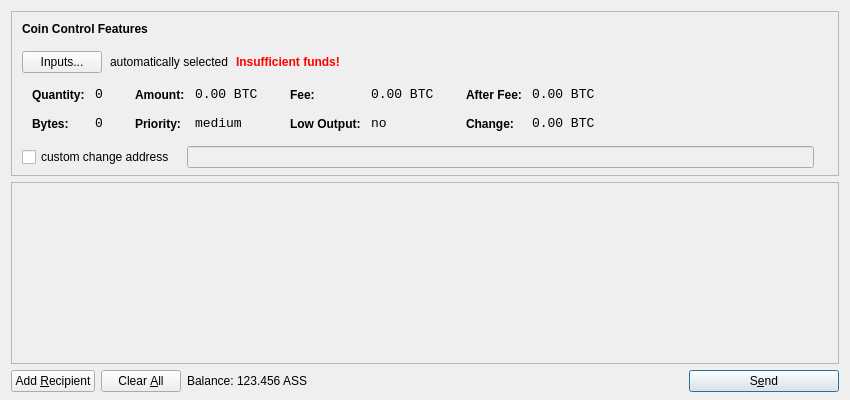
<?xml version="1.0" encoding="UTF-8"?>
<ui version="4.0">
 <class>SendCoinsDialog</class>
 <widget class="QDialog" name="SendCoinsDialog">
  <property name="geometry">
   <rect>
    <x>0</x>
    <y>0</y>
    <width>850</width>
    <height>400</height>
   </rect>
  </property>
  <property name="windowTitle">
   <string>Send Coins</string>
  </property>
  <layout class="QVBoxLayout" name="verticalLayout" stretch="0,1,0">
   <property name="bottomMargin">
    <number>8</number>
   </property>
   <item>
    <widget class="QFrame" name="frameCoinControl">
     <property name="sizePolicy">
      <sizepolicy hsizetype="Expanding" vsizetype="Expanding">
       <horstretch>0</horstretch>
       <verstretch>0</verstretch>
      </sizepolicy>
     </property>
     <property name="maximumSize">
      <size>
       <width>16777215</width>
       <height>16777215</height>
      </size>
     </property>
     <property name="frameShape">
      <enum>QFrame::StyledPanel</enum>
     </property>
     <property name="frameShadow">
      <enum>QFrame::Sunken</enum>
     </property>
     <layout class="QVBoxLayout" name="verticalLayoutCoinControl2">
      <property name="spacing">
       <number>-1</number>
      </property>
      <property name="leftMargin">
       <number>0</number>
      </property>
      <property name="topMargin">
       <number>0</number>
      </property>
      <property name="rightMargin">
       <number>0</number>
      </property>
      <property name="bottomMargin">
       <number>6</number>
      </property>
      <item>
       <layout class="QVBoxLayout" name="verticalLayoutCoinControl" stretch="0,0,0,0,1">
        <property name="spacing">
         <number>0</number>
        </property>
        <property name="leftMargin">
         <number>10</number>
        </property>
        <property name="topMargin">
         <number>10</number>
        </property>
        <item>
         <layout class="QHBoxLayout" name="horizontalLayoutCoinControl1">
          <property name="bottomMargin">
           <number>15</number>
          </property>
          <item>
           <widget class="QLabel" name="labelCoinControlFeatures">
            <property name="sizePolicy">
             <sizepolicy hsizetype="Preferred" vsizetype="Maximum">
              <horstretch>0</horstretch>
              <verstretch>0</verstretch>
             </sizepolicy>
            </property>
            <property name="font">
             <font>
              <weight>75</weight>
              <bold>true</bold>
             </font>
            </property>
            <property name="styleSheet">
             <string notr="true">font-weight:bold;</string>
            </property>
            <property name="text">
             <string>Coin Control Features</string>
            </property>
           </widget>
          </item>
         </layout>
        </item>
        <item>
         <layout class="QHBoxLayout" name="horizontalLayoutCoinControl2" stretch="0,0,0,0">
          <property name="spacing">
           <number>8</number>
          </property>
          <property name="bottomMargin">
           <number>10</number>
          </property>
          <item>
           <widget class="QPushButton" name="pushButtonCoinControl">
            <property name="styleSheet">
             <string notr="true"/>
            </property>
            <property name="text">
             <string>Inputs...</string>
            </property>
           </widget>
          </item>
          <item>
           <widget class="QLabel" name="labelCoinControlAutomaticallySelected">
            <property name="text">
             <string>automatically selected</string>
            </property>
            <property name="margin">
             <number>5</number>
            </property>
           </widget>
          </item>
          <item>
           <widget class="QLabel" name="labelCoinControlInsuffFunds">
            <property name="font">
             <font>
              <weight>75</weight>
              <bold>true</bold>
             </font>
            </property>
            <property name="styleSheet">
             <string notr="true">color:red;font-weight:bold;</string>
            </property>
            <property name="text">
             <string>Insufficient funds!</string>
            </property>
            <property name="margin">
             <number>5</number>
            </property>
           </widget>
          </item>
          <item>
           <spacer name="horizontalSpacerCoinControl">
            <property name="orientation">
             <enum>Qt::Horizontal</enum>
            </property>
            <property name="sizeHint" stdset="0">
             <size>
              <width>40</width>
              <height>1</height>
             </size>
            </property>
           </spacer>
          </item>
         </layout>
        </item>
        <item>
         <widget class="QWidget" name="widgetCoinControl" native="true">
          <property name="sizePolicy">
           <sizepolicy hsizetype="Preferred" vsizetype="Preferred">
            <horstretch>0</horstretch>
            <verstretch>0</verstretch>
           </sizepolicy>
          </property>
          <property name="minimumSize">
           <size>
            <width>0</width>
            <height>0</height>
           </size>
          </property>
          <property name="styleSheet">
           <string notr="true"/>
          </property>
          <layout class="QHBoxLayout" name="horizontalLayoutCoinControl5">
           <property name="margin">
            <number>0</number>
           </property>
           <item>
            <layout class="QHBoxLayout" name="horizontalLayoutCoinControl3" stretch="0,0,0,1">
             <property name="spacing">
              <number>20</number>
             </property>
             <property name="topMargin">
              <number>0</number>
             </property>
             <property name="bottomMargin">
              <number>10</number>
             </property>
             <item>
              <layout class="QFormLayout" name="formLayoutCoinControl1">
               <property name="horizontalSpacing">
                <number>10</number>
               </property>
               <property name="verticalSpacing">
                <number>14</number>
               </property>
               <property name="leftMargin">
                <number>10</number>
               </property>
               <property name="topMargin">
                <number>4</number>
               </property>
               <property name="rightMargin">
                <number>6</number>
               </property>
               <item row="0" column="0">
                <widget class="QLabel" name="labelCoinControlQuantityText">
                 <property name="styleSheet">
                  <string notr="true">font-weight:bold;</string>
                 </property>
                 <property name="text">
                  <string>Quantity:</string>
                 </property>
                 <property name="margin">
                  <number>0</number>
                 </property>
                </widget>
               </item>
               <item row="0" column="1">
                <widget class="QLabel" name="labelCoinControlQuantity">
                 <property name="font">
                  <font>
                   <family>Monospace</family>
                   <pointsize>10</pointsize>
                  </font>
                 </property>
                 <property name="cursor">
                  <cursorShape>IBeamCursor</cursorShape>
                 </property>
                 <property name="contextMenuPolicy">
                  <enum>Qt::ActionsContextMenu</enum>
                 </property>
                 <property name="text">
                  <string notr="true">0</string>
                 </property>
                 <property name="margin">
                  <number>0</number>
                 </property>
                 <property name="textInteractionFlags">
                  <set>Qt::LinksAccessibleByMouse|Qt::TextSelectableByKeyboard|Qt::TextSelectableByMouse</set>
                 </property>
                </widget>
               </item>
               <item row="1" column="0">
                <widget class="QLabel" name="labelCoinControlBytesText">
                 <property name="styleSheet">
                  <string notr="true">font-weight:bold;</string>
                 </property>
                 <property name="text">
                  <string>Bytes:</string>
                 </property>
                </widget>
               </item>
               <item row="1" column="1">
                <widget class="QLabel" name="labelCoinControlBytes">
                 <property name="font">
                  <font>
                   <family>Monospace</family>
                   <pointsize>10</pointsize>
                  </font>
                 </property>
                 <property name="cursor">
                  <cursorShape>IBeamCursor</cursorShape>
                 </property>
                 <property name="contextMenuPolicy">
                  <enum>Qt::ActionsContextMenu</enum>
                 </property>
                 <property name="text">
                  <string notr="true">0</string>
                 </property>
                 <property name="textInteractionFlags">
                  <set>Qt::LinksAccessibleByMouse|Qt::TextSelectableByKeyboard|Qt::TextSelectableByMouse</set>
                 </property>
                </widget>
               </item>
              </layout>
             </item>
             <item>
              <layout class="QFormLayout" name="formLayoutCoinControl2">
               <property name="horizontalSpacing">
                <number>10</number>
               </property>
               <property name="verticalSpacing">
                <number>14</number>
               </property>
               <property name="leftMargin">
                <number>6</number>
               </property>
               <property name="topMargin">
                <number>4</number>
               </property>
               <property name="rightMargin">
                <number>6</number>
               </property>
               <item row="0" column="0">
                <widget class="QLabel" name="labelCoinControlAmountText">
                 <property name="styleSheet">
                  <string notr="true">font-weight:bold;</string>
                 </property>
                 <property name="text">
                  <string>Amount:</string>
                 </property>
                 <property name="margin">
                  <number>0</number>
                 </property>
                </widget>
               </item>
               <item row="0" column="1">
                <widget class="QLabel" name="labelCoinControlAmount">
                 <property name="font">
                  <font>
                   <family>Monospace</family>
                   <pointsize>10</pointsize>
                  </font>
                 </property>
                 <property name="cursor">
                  <cursorShape>IBeamCursor</cursorShape>
                 </property>
                 <property name="contextMenuPolicy">
                  <enum>Qt::ActionsContextMenu</enum>
                 </property>
                 <property name="text">
                  <string notr="true">0.00 BTC</string>
                 </property>
                 <property name="textInteractionFlags">
                  <set>Qt::LinksAccessibleByMouse|Qt::TextSelectableByKeyboard|Qt::TextSelectableByMouse</set>
                 </property>
                </widget>
               </item>
               <item row="1" column="0">
                <widget class="QLabel" name="labelCoinControlPriorityText">
                 <property name="styleSheet">
                  <string notr="true">font-weight:bold;</string>
                 </property>
                 <property name="text">
                  <string>Priority:</string>
                 </property>
                </widget>
               </item>
               <item row="1" column="1">
                <widget class="QLabel" name="labelCoinControlPriority">
                 <property name="font">
                  <font>
                   <family>Monospace</family>
                   <pointsize>10</pointsize>
                  </font>
                 </property>
                 <property name="cursor">
                  <cursorShape>IBeamCursor</cursorShape>
                 </property>
                 <property name="contextMenuPolicy">
                  <enum>Qt::ActionsContextMenu</enum>
                 </property>
                 <property name="text">
                  <string>medium</string>
                 </property>
                 <property name="textInteractionFlags">
                  <set>Qt::LinksAccessibleByMouse|Qt::TextSelectableByKeyboard|Qt::TextSelectableByMouse</set>
                 </property>
                </widget>
               </item>
              </layout>
             </item>
             <item>
              <layout class="QFormLayout" name="formLayoutCoinControl3">
               <property name="horizontalSpacing">
                <number>10</number>
               </property>
               <property name="verticalSpacing">
                <number>14</number>
               </property>
               <property name="leftMargin">
                <number>6</number>
               </property>
               <property name="topMargin">
                <number>4</number>
               </property>
               <property name="rightMargin">
                <number>6</number>
               </property>
               <item row="0" column="0">
                <widget class="QLabel" name="labelCoinControlFeeText">
                 <property name="styleSheet">
                  <string notr="true">font-weight:bold;</string>
                 </property>
                 <property name="text">
                  <string>Fee:</string>
                 </property>
                 <property name="margin">
                  <number>0</number>
                 </property>
                </widget>
               </item>
               <item row="0" column="1">
                <widget class="QLabel" name="labelCoinControlFee">
                 <property name="font">
                  <font>
                   <family>Monospace</family>
                   <pointsize>10</pointsize>
                  </font>
                 </property>
                 <property name="cursor">
                  <cursorShape>IBeamCursor</cursorShape>
                 </property>
                 <property name="contextMenuPolicy">
                  <enum>Qt::ActionsContextMenu</enum>
                 </property>
                 <property name="text">
                  <string notr="true">0.00 BTC</string>
                 </property>
                 <property name="textInteractionFlags">
                  <set>Qt::LinksAccessibleByMouse|Qt::TextSelectableByKeyboard|Qt::TextSelectableByMouse</set>
                 </property>
                </widget>
               </item>
               <item row="1" column="0">
                <widget class="QLabel" name="labelCoinControlLowOutputText">
                 <property name="styleSheet">
                  <string notr="true">font-weight:bold;</string>
                 </property>
                 <property name="text">
                  <string>Low Output:</string>
                 </property>
                </widget>
               </item>
               <item row="1" column="1">
                <widget class="QLabel" name="labelCoinControlLowOutput">
                 <property name="font">
                  <font>
                   <family>Monospace</family>
                   <pointsize>10</pointsize>
                  </font>
                 </property>
                 <property name="cursor">
                  <cursorShape>IBeamCursor</cursorShape>
                 </property>
                 <property name="contextMenuPolicy">
                  <enum>Qt::ActionsContextMenu</enum>
                 </property>
                 <property name="text">
                  <string>no</string>
                 </property>
                 <property name="textInteractionFlags">
                  <set>Qt::LinksAccessibleByMouse|Qt::TextSelectableByKeyboard|Qt::TextSelectableByMouse</set>
                 </property>
                </widget>
               </item>
              </layout>
             </item>
             <item>
              <layout class="QFormLayout" name="formLayoutCoinControl4">
               <property name="horizontalSpacing">
                <number>10</number>
               </property>
               <property name="verticalSpacing">
                <number>14</number>
               </property>
               <property name="leftMargin">
                <number>6</number>
               </property>
               <property name="topMargin">
                <number>4</number>
               </property>
               <property name="rightMargin">
                <number>6</number>
               </property>
               <item row="0" column="0">
                <widget class="QLabel" name="labelCoinControlAfterFeeText">
                 <property name="styleSheet">
                  <string notr="true">font-weight:bold;</string>
                 </property>
                 <property name="text">
                  <string>After Fee:</string>
                 </property>
                 <property name="margin">
                  <number>0</number>
                 </property>
                </widget>
               </item>
               <item row="0" column="1">
                <widget class="QLabel" name="labelCoinControlAfterFee">
                 <property name="font">
                  <font>
                   <family>Monospace</family>
                   <pointsize>10</pointsize>
                  </font>
                 </property>
                 <property name="cursor">
                  <cursorShape>IBeamCursor</cursorShape>
                 </property>
                 <property name="contextMenuPolicy">
                  <enum>Qt::ActionsContextMenu</enum>
                 </property>
                 <property name="text">
                  <string notr="true">0.00 BTC</string>
                 </property>
                 <property name="textInteractionFlags">
                  <set>Qt::LinksAccessibleByMouse|Qt::TextSelectableByKeyboard|Qt::TextSelectableByMouse</set>
                 </property>
                </widget>
               </item>
               <item row="1" column="0">
                <widget class="QLabel" name="labelCoinControlChangeText">
                 <property name="styleSheet">
                  <string notr="true">font-weight:bold;</string>
                 </property>
                 <property name="text">
                  <string>Change:</string>
                 </property>
                </widget>
               </item>
               <item row="1" column="1">
                <widget class="QLabel" name="labelCoinControlChange">
                 <property name="font">
                  <font>
                   <family>Monospace</family>
                   <pointsize>10</pointsize>
                  </font>
                 </property>
                 <property name="cursor">
                  <cursorShape>IBeamCursor</cursorShape>
                 </property>
                 <property name="contextMenuPolicy">
                  <enum>Qt::ActionsContextMenu</enum>
                 </property>
                 <property name="text">
                  <string notr="true">0.00 BTC</string>
                 </property>
                 <property name="textInteractionFlags">
                  <set>Qt::LinksAccessibleByMouse|Qt::TextSelectableByKeyboard|Qt::TextSelectableByMouse</set>
                 </property>
                </widget>
               </item>
              </layout>
             </item>
            </layout>
           </item>
          </layout>
         </widget>
        </item>
        <item>
         <layout class="QHBoxLayout" name="horizontalLayoutCoinControl4" stretch="0,0,0">
          <property name="spacing">
           <number>12</number>
          </property>
          <property name="sizeConstraint">
           <enum>QLayout::SetDefaultConstraint</enum>
          </property>
          <property name="topMargin">
           <number>5</number>
          </property>
          <property name="rightMargin">
           <number>5</number>
          </property>
          <item>
           <widget class="QCheckBox" name="checkBoxCoinControlChange">
            <property name="text">
             <string>custom change address</string>
            </property>
           </widget>
          </item>
          <item>
           <widget class="QLineEdit" name="lineEditCoinControlChange">
            <property name="enabled">
             <bool>false</bool>
            </property>
            <property name="sizePolicy">
             <sizepolicy hsizetype="Expanding" vsizetype="Fixed">
              <horstretch>0</horstretch>
              <verstretch>0</verstretch>
             </sizepolicy>
            </property>
           </widget>
          </item>
          <item>
           <widget class="QLabel" name="labelCoinControlChangeLabel">
            <property name="sizePolicy">
             <sizepolicy hsizetype="Preferred" vsizetype="Expanding">
              <horstretch>0</horstretch>
              <verstretch>0</verstretch>
             </sizepolicy>
            </property>
            <property name="minimumSize">
             <size>
              <width>0</width>
              <height>0</height>
             </size>
            </property>
            <property name="text">
             <string/>
            </property>
            <property name="margin">
             <number>3</number>
            </property>
           </widget>
          </item>
         </layout>
        </item>
        <item>
         <spacer name="verticalSpacerCoinControl">
          <property name="orientation">
           <enum>Qt::Vertical</enum>
          </property>
          <property name="sizeHint" stdset="0">
           <size>
            <width>800</width>
            <height>1</height>
           </size>
          </property>
         </spacer>
        </item>
       </layout>
      </item>
     </layout>
    </widget>
   </item>
   <item>
    <widget class="QScrollArea" name="scrollArea">
     <property name="widgetResizable">
      <bool>true</bool>
     </property>
     <widget class="QWidget" name="scrollAreaWidgetContents">
      <property name="geometry">
       <rect>
        <x>0</x>
        <y>0</y>
        <width>830</width>
        <height>165</height>
       </rect>
      </property>
      <layout class="QVBoxLayout" name="verticalLayout_2">
       <property name="margin">
        <number>0</number>
       </property>
       <item>
        <layout class="QVBoxLayout" name="entries">
         <property name="spacing">
          <number>6</number>
         </property>
        </layout>
       </item>
       <item>
        <spacer name="verticalSpacer">
         <property name="orientation">
          <enum>Qt::Vertical</enum>
         </property>
         <property name="sizeHint" stdset="0">
          <size>
           <width>20</width>
           <height>40</height>
          </size>
         </property>
        </spacer>
       </item>
      </layout>
     </widget>
    </widget>
   </item>
   <item>
    <layout class="QHBoxLayout" name="horizontalLayout">
     <item>
      <widget class="QPushButton" name="addButton">
       <property name="toolTip">
        <string>Send to multiple recipients at once</string>
       </property>
       <property name="text">
        <string>Add &amp;Recipient</string>
       </property>
       <property name="icon">
        <iconset resource="../bitcoin.qrc">
         <normaloff>:/icons/add</normaloff>:/icons/add</iconset>
       </property>
       <property name="autoDefault">
        <bool>false</bool>
       </property>
      </widget>
     </item>
     <item>
      <widget class="QPushButton" name="clearButton">
       <property name="sizePolicy">
        <sizepolicy hsizetype="Minimum" vsizetype="Fixed">
         <horstretch>0</horstretch>
         <verstretch>0</verstretch>
        </sizepolicy>
       </property>
       <property name="toolTip">
        <string>Remove all transaction fields</string>
       </property>
       <property name="text">
        <string>Clear &amp;All</string>
       </property>
       <property name="icon">
        <iconset resource="../bitcoin.qrc">
         <normaloff>:/icons/remove</normaloff>:/icons/remove</iconset>
       </property>
       <property name="autoRepeatDelay">
        <number>300</number>
       </property>
       <property name="autoDefault">
        <bool>false</bool>
       </property>
      </widget>
     </item>
     <item>
      <layout class="QHBoxLayout" name="horizontalLayout_2">
       <property name="spacing">
        <number>3</number>
       </property>
       <item>
        <widget class="QLabel" name="label">
         <property name="text">
          <string>Balance:</string>
         </property>
        </widget>
       </item>
       <item>
        <widget class="QLabel" name="labelBalance">
         <property name="cursor">
          <cursorShape>IBeamCursor</cursorShape>
         </property>
         <property name="text">
          <string>123.456 ASS</string>
         </property>
         <property name="textInteractionFlags">
          <set>Qt::LinksAccessibleByMouse|Qt::TextSelectableByKeyboard|Qt::TextSelectableByMouse</set>
         </property>
        </widget>
       </item>
      </layout>
     </item>
     <item>
      <spacer name="horizontalSpacer">
       <property name="orientation">
        <enum>Qt::Horizontal</enum>
       </property>
       <property name="sizeHint" stdset="0">
        <size>
         <width>40</width>
         <height>20</height>
        </size>
       </property>
      </spacer>
     </item>
     <item>
      <widget class="QPushButton" name="sendButton">
       <property name="minimumSize">
        <size>
         <width>150</width>
         <height>0</height>
        </size>
       </property>
       <property name="toolTip">
        <string>Confirm the send action</string>
       </property>
       <property name="text">
        <string>S&amp;end</string>
       </property>
       <property name="icon">
        <iconset resource="../bitcoin.qrc">
         <normaloff>:/icons/send</normaloff>:/icons/send</iconset>
       </property>
       <property name="default">
        <bool>true</bool>
       </property>
      </widget>
     </item>
    </layout>
   </item>
  </layout>
 </widget>
 <resources>
  <include location="../bitcoin.qrc"/>
 </resources>
 <connections/>
</ui>
